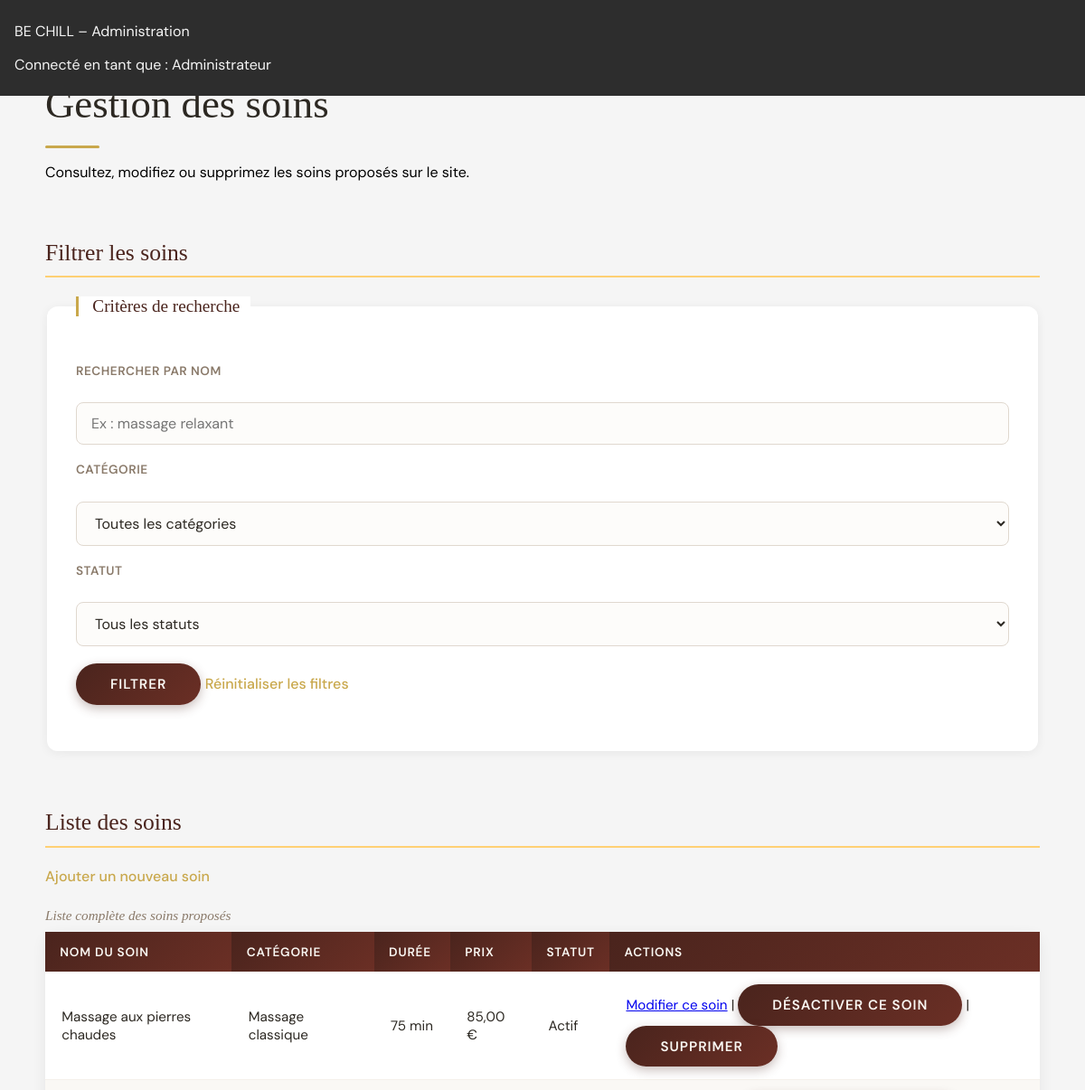
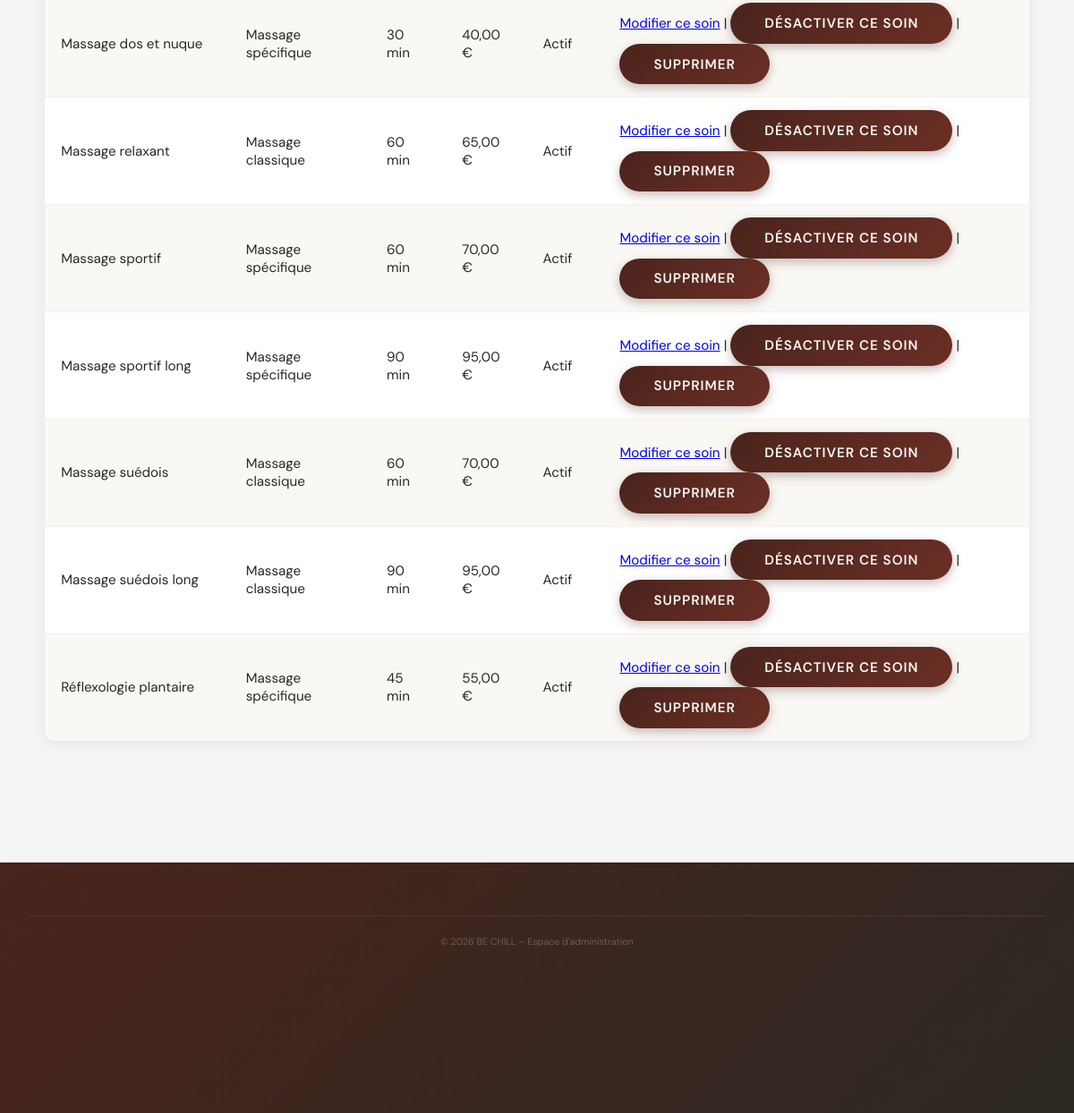
Page /_archives/ancien-php/admin/soins.php (signed in) on the committed database (2 pictures, top to bottom).
### tables this page shows
CREATE TABLE item (
    id                 INT UNSIGNED AUTO_INCREMENT PRIMARY KEY,
    titre              VARCHAR(150) NOT NULL,
    slug               VARCHAR(160) NOT NULL UNIQUE,
    description_courte VARCHAR(255) NOT NULL,
    description        TEXT NOT NULL,
    image              VARCHAR(255) NULL,                  
    duree              SMALLINT UNSIGNED NOT NULL,
    prix               DECIMAL(6,2) NOT NULL,
    statut             ENUM('brouillon', 'publie', 'archive') NOT NULL DEFAULT 'brouillon',
    operator_id        INT UNSIGNED NULL,
    theme_id           INT UNSIGNED NOT NULL,
    category_id        INT UNSIGNED NOT NULL,
    date_creation      DATETIME NOT NULL DEFAULT CURRENT_TIMESTAMP,
    date_modification  DATETIME NOT NULL DEFAULT CURRENT_TIMESTAMP ON UPDATE CURRENT_TIMESTAMP,
    CONSTRAINT fk_item_operator FOREIGN KEY (operator_id) REFERENCES operator(id) ON DELETE SET NULL,
    CONSTRAINT fk_item_theme    FOREIGN KEY (theme_id)    REFERENCES theme(id),
    CONSTRAINT fk_item_category FOREIGN KEY (category_id) REFERENCES category(id)
);

CREATE TABLE category (
    id  INT UNSIGNED AUTO_INCREMENT PRIMARY KEY,
    nom VARCHAR(100) NOT NULL UNIQUE
);

### _archives/ancien-php/admin/soins.php (the view, shortened to what this page needs)
<?php
require_once __DIR__ . '/db.php';
$recherche = trim($_GET['recherche'] ?? '');
$sql = "
    SELECT item.id, item.titre, item.duree, item.prix, item.statut, category.nom AS categorie, category.id AS categorie_id
    FROM item
    JOIN category ON item.category_id = category.id
    WHERE 1=1
";
$params = [];
$sql .= " ORDER BY item.titre ASC";
$stmt = $pdo->prepare($sql);
$stmt->execute($params);
$soins = $stmt->fetchAll();
$libellesStatut = [
    'publie' => 'Actif',
    'brouillon' => 'Brouillon',
    'archive' => 'Inactif',
];
?>
<!DOCTYPE html>
<html lang="fr">
<head>
    <link rel="stylesheet" href="../style.css">
</head>
<body>
    <header>
        <p>BE CHILL – Administration</p>
        <p>Connecté en tant que : <?= htmlspecialchars($_SESSION['operator_nom']) ?></p>
    </header>
    <nav aria-label="Navigation administration">
        <ul>
            <li><a href="dashboard.php">Tableau de bord</a></li>
            <li><a href="soins.php" aria-current="page">Gérer les soins</a></li>
            <li><a href="messages.php">Messages reçus</a></li>
            <li><a href="logout.php">Déconnexion</a></li>
        </ul>
    </nav>
    <main>
        <h1>Gestion des soins</h1>
        <p>Consultez, modifiez ou supprimez les soins proposés sur le site.</p>
        <section aria-labelledby="filtres-soins">
            <h2 id="filtres-soins">Filtrer les soins</h2>
            <form action="soins.php" method="get">
                <fieldset>
                    <legend>Critères de recherche</legend>
                    <p>
                        <label for="recherche-soin">Rechercher par nom</label><br>
                        <input type="search" id="recherche-soin" name="recherche" placeholder="Ex : massage relaxant"
                               value="<?= htmlspecialchars($recherche) ?>">
                    </p>
                    <p>
                        <label for="categorie-filtre">Catégorie</label><br>
                        <select id="categorie-filtre" name="categorie">
                            <option value="">Toutes les catégories</option>
                        </select>
                    </p>
                    <p>
                        <label for="statut-filtre">Statut</label><br>
                        <select id="statut-filtre" name="statut">
                            <option value="">Tous les statuts</option>
                        </select>
                    </p>
                    <p>
                        <button type="submit">Filtrer</button>
                        <a href="soins.php">Réinitialiser les filtres</a>
                    </p>
                </fieldset>
            </form>
        </section>
        <section aria-labelledby="liste-soins">
            <h2 id="liste-soins">Liste des soins</h2>
            <p><a href="soins-ajouter.php">Ajouter un nouveau soin</a></p>
            <table>
                <caption>Liste complète des soins proposés</caption>
                <thead>
                    <tr>
                        <th scope="col">Nom du soin</th>
                        <th scope="col">Catégorie</th>
                        <th scope="col">Durée</th>
                        <th scope="col">Prix</th>
                        <th scope="col">Statut</th>
                        <th scope="col">Actions</th>
                    </tr>
                </thead>
                <tbody>
                    <?php if (empty($soins)): ?>
                        <tr>
                            <td colspan="6">Aucun soin ne correspond à votre recherche.</td>
                        </tr>
                    <?php else: ?>
                        <?php foreach ($soins as $soin): ?>
                            <tr>
                                <td><?= htmlspecialchars($soin['titre']) ?></td>
                                <td><?= htmlspecialchars($soin['categorie']) ?></td>
                                <td><?= (int)$soin['duree'] ?> min</td>
                                <td><?= number_format((float)$soin['prix'], 2, ',', ' ') ?> €</td>
                                <td><?= htmlspecialchars($libellesStatut[$soin['statut']] ?? $soin['statut']) ?></td>
                                <td>
                                    <a href="soins-modifier.php?id=<?= $soin['id'] ?>">Modifier ce soin</a>
                                    |
                                    <?php if ($soin['statut'] === 'publie'): ?>
                                        <form action="soins.php<?= $_SERVER['QUERY_STRING'] !== '' ? '?' . htmlspecialchars($_SERVER['QUERY_STRING']) : '' ?>" method="post" style="display:inline;">
                                            <button type="submit">Désactiver ce soin</button>
                                        </form>
                                    <?php endif; ?>
                                    |
                                    <form action="soins.php<?= $_SERVER['QUERY_STRING'] !== '' ? '?' . htmlspecialchars($_SERVER['QUERY_STRING']) : '' ?>" method="post" style="display:inline;"
                                          onsubmit="return confirm('Supprimer définitivement ce soin ?');">
                                        <button type="submit">Supprimer</button>
                                    </form>
                                </td>
                            </tr>
                        <?php endforeach; ?>
                    <?php endif; ?>
                </tbody>
            </table>
        </section>
    </main>
    <footer>
        <p><small>&copy; 2026 BE CHILL – Espace d'administration</small></p>
    </footer>
</body>
</html>

### rows in the picture
item: titre "Massage aux pierres chaudes", category.nom "Massage classique", duree "75", prix "85,00", statut "Actif"
item: titre "Massage dos et nuque", category.nom "Massage spécifique", duree "30", prix "40,00", statut "Actif"
item: titre "Massage relaxant", category.nom "Massage classique", duree "60", prix "65,00", statut "Actif"
item: titre "Massage sportif", category.nom "Massage spécifique", duree "60", prix "70,00", statut "Actif"
item: titre "Massage sportif long", category.nom "Massage spécifique", duree "90", prix "95,00", statut "Actif"
item: titre "Massage suédois", category.nom "Massage classique", duree "60", prix "70,00", statut "Actif"
item: titre "Massage suédois long", category.nom "Massage classique", duree "90", prix "95,00", statut "Actif"
item: titre "Réflexologie plantaire", category.nom "Massage spécifique", duree "45", prix "55,00", statut "Actif"

### other values in the picture
$_SESSION['operator_nom'] "Administrateur"
